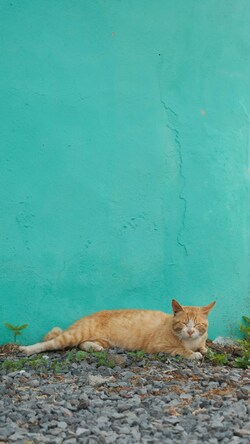
#> input picture img/minhabaek_unsplash.jpg, 250 x 444 px
$ python histo_normalize.py
#> lines starting #> are read from the running program, lines starting #| are printed output that depends on the picture
'''
정규화(Normalization)
이미지 작업에서도 정규화가 필요한 경우가 있습니다. 특정 영역에 몰려 있는 경우 화질을 개선하기도 하고, 이미지 간의 연산 시 서로 조건이 다른 경우 같은 조건으로 만들기도 합니다. OpenCV는 cv2.normalize()라는 함수로 정규화를 제공합니다.

dst = cv2.normalize(src, dst, alpha, beta, type_flag)
src: 정규화 이전의 데이터
dst: 정규화 이후의 데이터
alpha: 정규화 구간 1
beta: 정규화 구간 2, 구간 정규화가 아닌 경우 사용 안 함
type_flag: 정규화 알고리즘 선택 플래그 상수
'''

import cv2
import numpy as np
import matplotlib.pylab as plt

# 그레이 스케일로 영상 읽기
img = cv2.imread('../img/minhabaek_unsplash.jpg', cv2.IMREAD_GRAYSCALE)
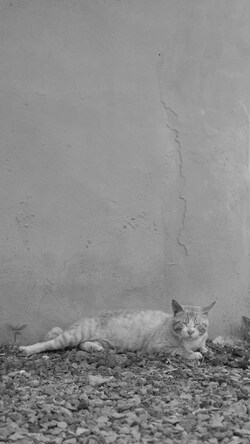
#> img: shape (444, 250); min 6, max 216, mean 138.4

# 직접 연산한 정규화
img_f = img.astype(np.float32)
img_norm = ((img_f - img_f.min()) * (255) / (img_f.max() - img_f.min()))
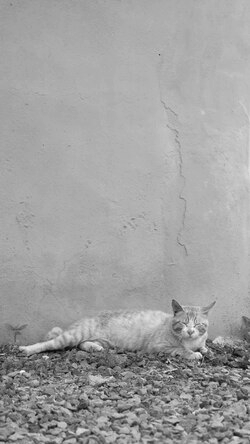
#> img_norm: shape (444, 250) float32; min 0, max 255, mean 160.8
img_norm = img_norm.astype(np.uint8)

# OpenCV API를 이용한 정규화
img_norm2 = cv2.normalize(img, None, 0, 255, cv2.NORM_MINMAX)

# 히스토그램 계산
hist = cv2.calcHist([img], [0], None, [256], [0, 255])
#> hist = 256 values, max 5097 at index 151, min 0 at index 0, mean 433.6
hist_norm = cv2.calcHist([img_norm], [0], None, [256], [0, 255])
#> hist_norm = 256 values, max 5097 at index 176, min 0 at index 1, mean 433.6
hist_norm2 = cv2.calcHist([img_norm2], [0], None, [256], [0, 255])
#> hist_norm2 has the same summary as hist_norm

cv2.imshow('Before', img)
cv2.imshow('Manual', img_norm)
cv2.imshow('cv2.normalize()', img_norm2)

hists = {'Before' : hist, 'Manual':hist_norm, 'cv2.normalize()':hist_norm2}
for i, (k, v) in enumerate(hists.items()):
    plt.subplot(1,3,i+1)
    plt.title(k)
    plt.plot(v)
#> this loop made 3 passes
#> k on passes 1 to 3: 'Before', 'Manual', 'cv2.normalize()'
plt.show()
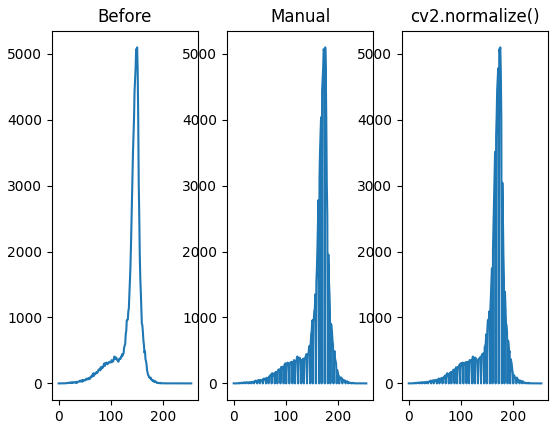
#> figure drawn by matplotlib, 3 panels; panel 1: curve peaks at x = 151, y = 5097; panel 2: curve peaks at x = 176, y = 5097; panel 3: curve peaks at x = 176, y = 5097
